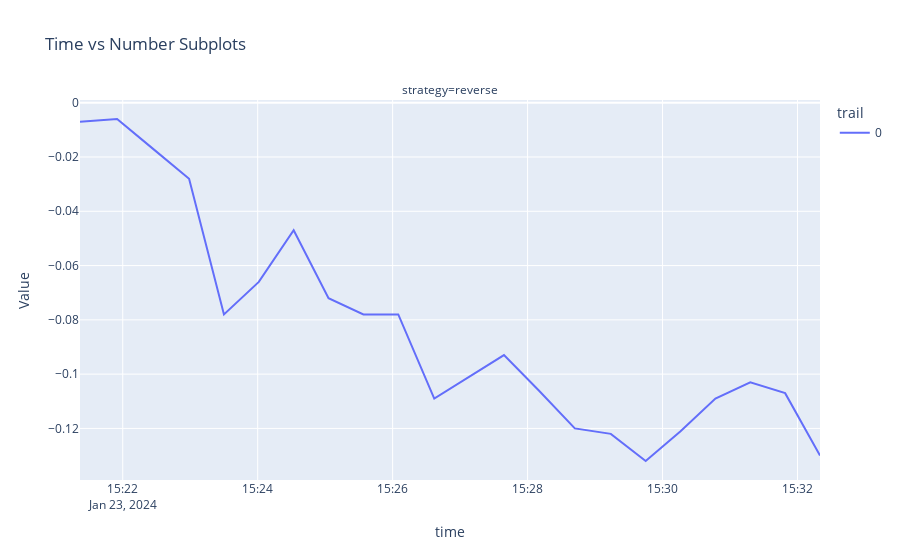

The notebook cell saved with this chart:
### Code cell
# Create the subplot with facet_col
fig = px.line(data, x='time', y='rr', facet_col='strategy',color='trail', title='Time vs Number Subplots',
              labels={'rr': 'Value'})

# Show the plot
fig.show()

### Figure 1 — Plotly figure (JSON) as saved in the notebook; plotly's stock layout.template omitted (floating-point values rounded to 4 significant figures)
{"data": [{"hovertemplate": "trail=0<br>strategy=reverse<br>time=%{x}<br>Value=%{y}<extra></extra>", "legendgroup": "0", "line": {"color": "#636efa", "dash": "solid"}, "marker": {"symbol": "circle"}, "mode": "lines", "name": "0", "orientation": "v", "showlegend": true, "type": "scatter", "x": ["2024-01-23T15:21:22", "2024-01-23T15:21:55", "2024-01-23T15:22:27", "2024-01-23T15:22:59", "2024-01-23T15:23:30", "2024-01-23T15:24:01", "2024-01-23T15:24:32", "2024-01-23T15:25:03", "2024-01-23T15:25:34", "2024-01-23T15:26:05", "2024-01-23T15:26:37", "2024-01-23T15:27:08", "2024-01-23T15:27:39", "2024-01-23T15:28:10", "2024-01-23T15:28:42", "2024-01-23T15:29:14", "2024-01-23T15:29:45", "2024-01-23T15:30:16", "2024-01-23T15:30:47", "2024-01-23T15:31:18", "2024-01-23T15:31:49", "2024-01-23T15:32:20"], "xaxis": "x", "y": [-0.007, -0.006, -0.017, -0.028, -0.078, -0.066, -0.047, -0.072, -0.078, -0.078, -0.109, -0.101, -0.093, -0.106, -0.12, -0.122, -0.132, -0.121, -0.109, -0.103, -0.107, -0.13], "yaxis": "y"}], "layout": {"annotations": [{"font": {}, "showarrow": false, "text": "strategy=reverse", "x": 0.5, "xanchor": "center", "xref": "paper", "y": 1, "yanchor": "bottom", "yref": "paper"}], "legend": {"title": {"text": "trail"}, "tracegroupgap": 0}, "title": {"text": "Time vs Number Subplots"}, "xaxis": {"anchor": "y", "domain": [0, 1], "title": {"text": "time"}}, "yaxis": {"anchor": "x", "domain": [0, 1], "title": {"text": "Value"}}}}
